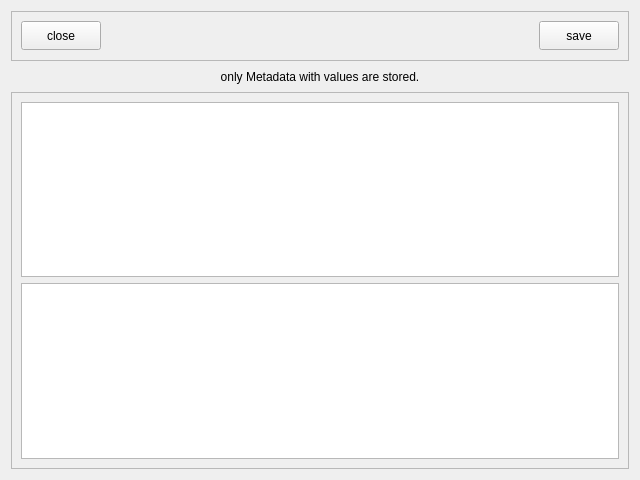
<?xml version="1.0" encoding="UTF-8"?>
<ui version="4.0">
 <class>DefaultMeta</class>
 <widget class="QWidget" name="DefaultMeta">
  <property name="windowModality">
   <enum>Qt::WindowModality::ApplicationModal</enum>
  </property>
  <property name="geometry">
   <rect>
    <x>0</x>
    <y>0</y>
    <width>640</width>
    <height>480</height>
   </rect>
  </property>
  <property name="windowTitle">
   <string>Default Metadata</string>
  </property>
  <layout class="QVBoxLayout" name="verticalLayout">
   <item>
    <widget class="QFrame" name="frame">
     <property name="minimumSize">
      <size>
       <width>0</width>
       <height>50</height>
      </size>
     </property>
     <property name="maximumSize">
      <size>
       <width>16777215</width>
       <height>50</height>
      </size>
     </property>
     <property name="frameShape">
      <enum>QFrame::Shape::StyledPanel</enum>
     </property>
     <property name="frameShadow">
      <enum>QFrame::Shadow::Raised</enum>
     </property>
     <layout class="QHBoxLayout" name="horizontalLayout">
      <item>
       <widget class="QToolButton" name="close_Btn">
        <property name="minimumSize">
         <size>
          <width>80</width>
          <height>29</height>
         </size>
        </property>
        <property name="maximumSize">
         <size>
          <width>80</width>
          <height>29</height>
         </size>
        </property>
        <property name="text">
         <string>close</string>
        </property>
       </widget>
      </item>
      <item>
       <spacer name="horizontalSpacer">
        <property name="orientation">
         <enum>Qt::Orientation::Horizontal</enum>
        </property>
        <property name="sizeHint" stdset="0">
         <size>
          <width>40</width>
          <height>20</height>
         </size>
        </property>
       </spacer>
      </item>
      <item>
       <widget class="QToolButton" name="save_Btn">
        <property name="minimumSize">
         <size>
          <width>80</width>
          <height>29</height>
         </size>
        </property>
        <property name="maximumSize">
         <size>
          <width>80</width>
          <height>29</height>
         </size>
        </property>
        <property name="text">
         <string>save</string>
        </property>
       </widget>
      </item>
     </layout>
    </widget>
   </item>
   <item>
    <widget class="QLabel" name="label">
     <property name="minimumSize">
      <size>
       <width>0</width>
       <height>19</height>
      </size>
     </property>
     <property name="maximumSize">
      <size>
       <width>16777215</width>
       <height>19</height>
      </size>
     </property>
     <property name="text">
      <string>only Metadata with values are stored.</string>
     </property>
     <property name="alignment">
      <set>Qt::AlignmentFlag::AlignCenter</set>
     </property>
    </widget>
   </item>
   <item>
    <widget class="QFrame" name="frame_2">
     <property name="frameShape">
      <enum>QFrame::Shape::StyledPanel</enum>
     </property>
     <property name="frameShadow">
      <enum>QFrame::Shadow::Raised</enum>
     </property>
     <layout class="QHBoxLayout" name="horizontalLayout_2">
      <item>
       <layout class="QVBoxLayout" name="verticalLayout_2">
        <item>
         <widget class="QTableWidget" name="tableWidget"/>
        </item>
        <item>
         <widget class="QTableWidget" name="exif_tableWidget"/>
        </item>
       </layout>
      </item>
     </layout>
    </widget>
   </item>
  </layout>
 </widget>
 <resources/>
 <connections/>
</ui>
